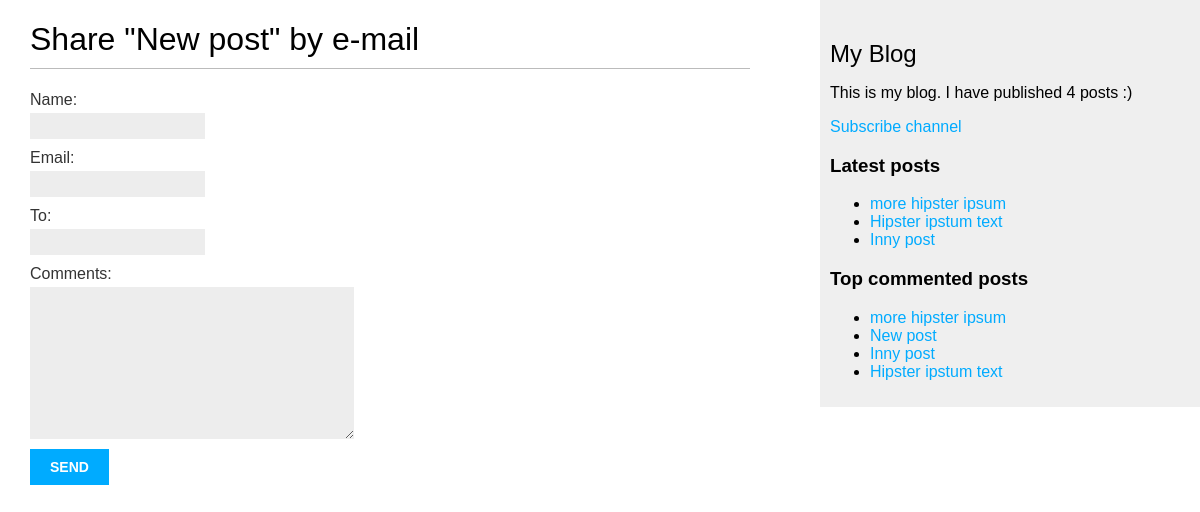
/blog/1/share/, run on an earlier commit of the app's database.
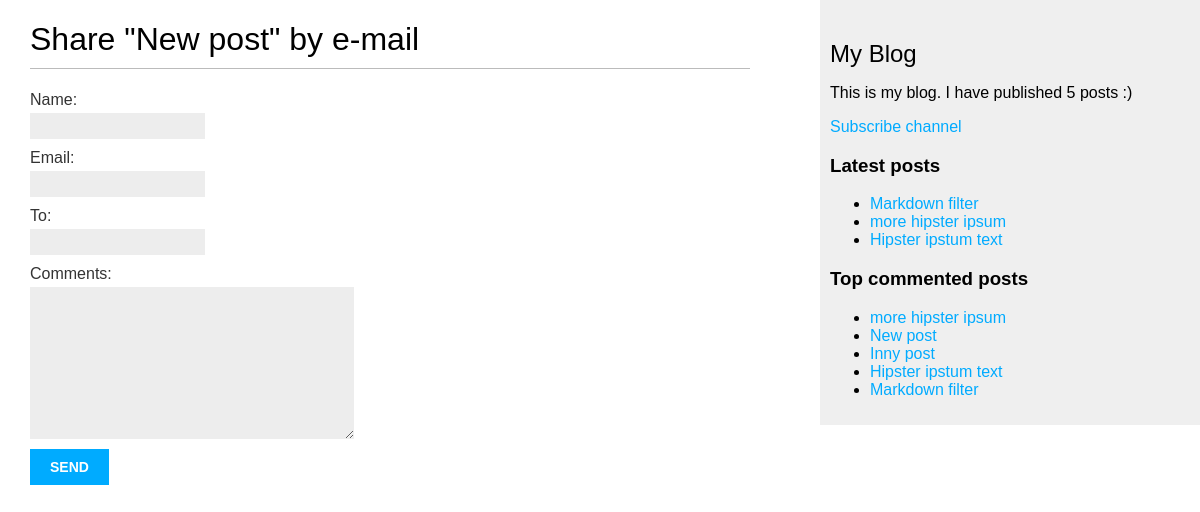
And on a later commit of the database.
### blog/models.py (models this page shows, shortened)
class Post(models.Model):
    STATUS_CHOICES = (
        ('draft', 'Draft'),
        ('published', 'Published'),
    )
    title = models.CharField(max_length=250)
    slug = models.SlugField(max_length=250, unique_for_date='publish')
    author = models.ForeignKey(User,
                               on_delete=models.CASCADE,
                               related_name='blog_posts')
    body = models.TextField()
    publish = models.DateTimeField(default=timezone.now)
    created = models.DateTimeField(auto_now_add=True)
    updated = models.DateTimeField(auto_now=True)
    status = models.CharField(max_length=10,
                              choices=STATUS_CHOICES,
                              default='draft')
    objects = models.Manager()
    published = PublishedManager()
    tags = TaggableManager()
    def get_absolute_url(self):
        return reverse('blog:post_detail',
                       args=[self.publish.year,
                             self.publish.strftime('%m'),
                             self.publish.strftime('%d'),
                             self.slug])
    class Meta:
        ordering = ("-publish",)

### blog/views.py (the view)
def post_share(request, post_id):
    post = get_object_or_404(Post, id=post_id, status='published')
    sent = False
    if request.method == 'POST':
        form = EmailPostForm(request.POST)
        if form.is_valid():
            cd = form.cleaned_data
            post_url = request.build_absolute_uri(post.get_absolute_url())
            subject = '{} ({}) encourage you to read "{}"'.format(cd['name'], cd['email'], post.title)
            message = 'Please read post "{}" on {}\n\n Comment added by {}: {}'.format(
                post.title, post_url, cd['name'], cd['comments'])
            send_mail(subject, message, 'admin@myblog.com', [cd['to']])
            sent = True
    else:
        form = EmailPostForm()
    return render(request, 'blog/post/share.html', {'post': post,
                                                    'form': form,
                                                    'sent': sent})

### blog/forms.py
class EmailPostForm(forms.Form):
    name = forms.CharField(max_length=25)
    email = forms.EmailField()
    to = forms.EmailField()
    comments = forms.CharField(required=False,
                               widget=forms.Textarea)

### blog/models.py (called while the page is built)
    def get_queryset(self):
        return super(PublishedManager, self).get_queryset().filter(status='published')

### blog/templatetags/blog_tags.py (called while the page is built)
@register.simple_tag
def total_posts():
    return Post.published.count()

@register.inclusion_tag('blog/post/latest_posts.html')
def show_latest_posts(count=5):
    latest_posts = Post.published.order_by('-publish')[:count]
    return {'latest_posts': latest_posts}

@register.simple_tag
def get_most_commented_posts(count=5):
    return Post.published.annotate(
        total_comments=Count('comments')).order_by('-total_comments')[:count]

### blog/templates/blog/post/share.html (shortened to what this page needs)
{% extends 'blog/base.html' %}
{% block content %}
  {% if sent %}
    <h1> Success! </h1>
    <p>
        Your post "{{ post.title }}" has been sent successfully.
    </p>
  {% else %}
    <h1>Share "{{ post.title }}" by e-mail</h1>
    <form action="." method="post">
        {{ form.as_p }}
        <input type="submit" value="Send">
    </form>
    {% endif %}
{% endblock %}

### blog/templates/blog/base.html (shortened to what this page needs)
<!DOCTYPE html>
<html lang="en">
{% load blog_tags %}
{% load static %}
<head>
    <link href="{% static 'css/blog.css' %}" rel="stylesheet">
</head>
<body>
  <div id="content">
      {% block content %}
      {% endblock %}
  </div>
  <div id="sidebar">
      <h2>My Blog</h2>
        <p>This is my blog. I have published {% total_posts %} posts :) </p>
        <p><a href="{% url 'blog:post_feed' %}">Subscribe channel</a></p>
      <h3>Latest posts</h3>
      {% show_latest_posts 3 %}
      <h3>Top commented posts</h3>
      {% get_most_commented_posts as most_commented_posts %}
      <ul>
          {% for post in most_commented_posts %}
          <li>
              <a href="{{ get_absolute_url }}">{{ post.title }}</a>
          </li>
          {% endfor %}
      </ul>
  </div>
</body>
</html>

### blog/templates/blog/post/latest_posts.html
<ul>
    {% for post in latest_posts %}
    <li>
        <a href="{{ post.get_absolute_url }}">{{ post.title }}</a>
    </li>
    {% endfor %}
</ul>

What changed in the data, as far as the page shows it:
no longer on one of the page's lists (row unchanged): Post: title "Inny post"
added Post: title "Markdown filter"
Also different on the page:
text no longer shown: "4"
text now shown: "5"
